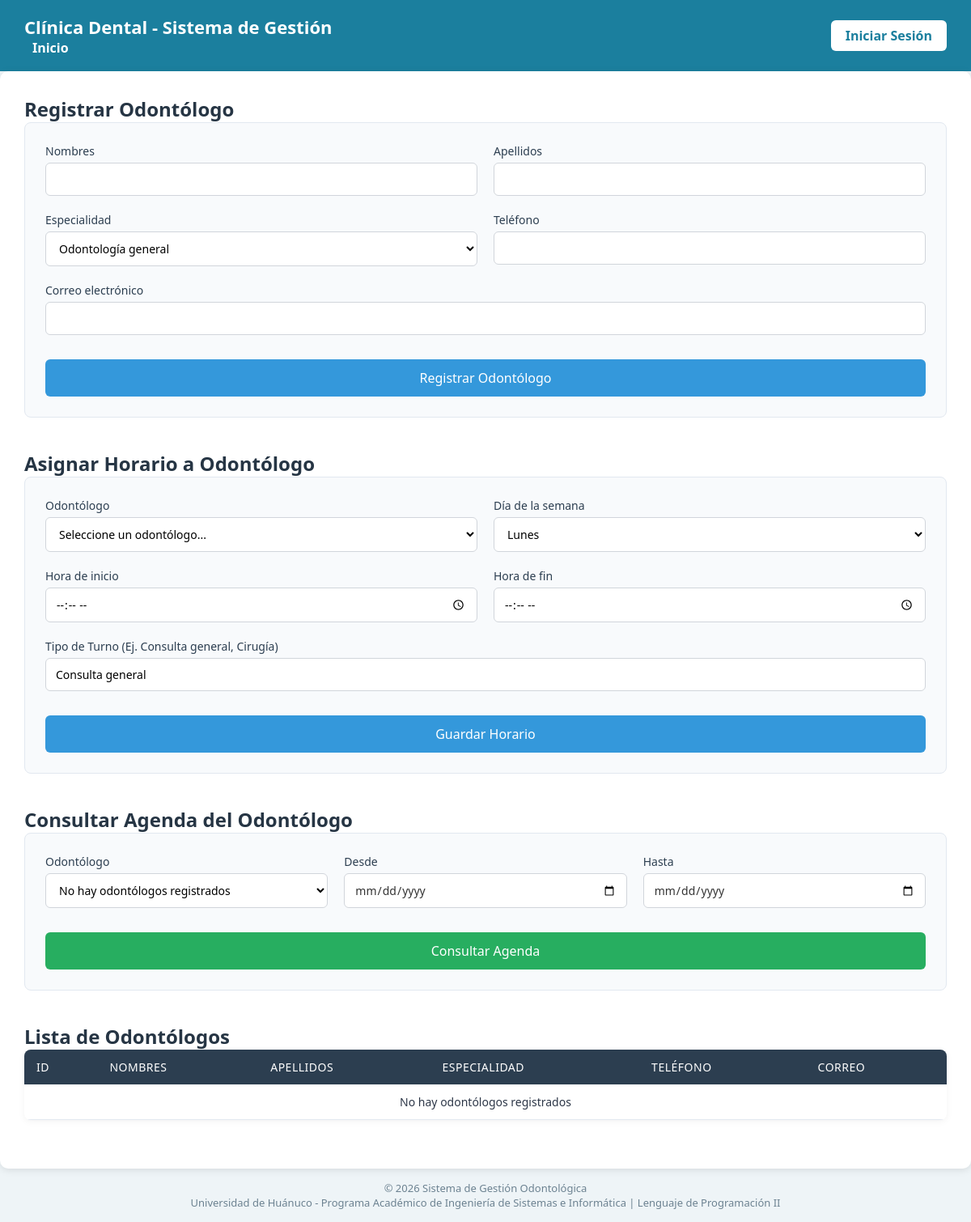
The app's page /vistas/odontologo.php, older data.
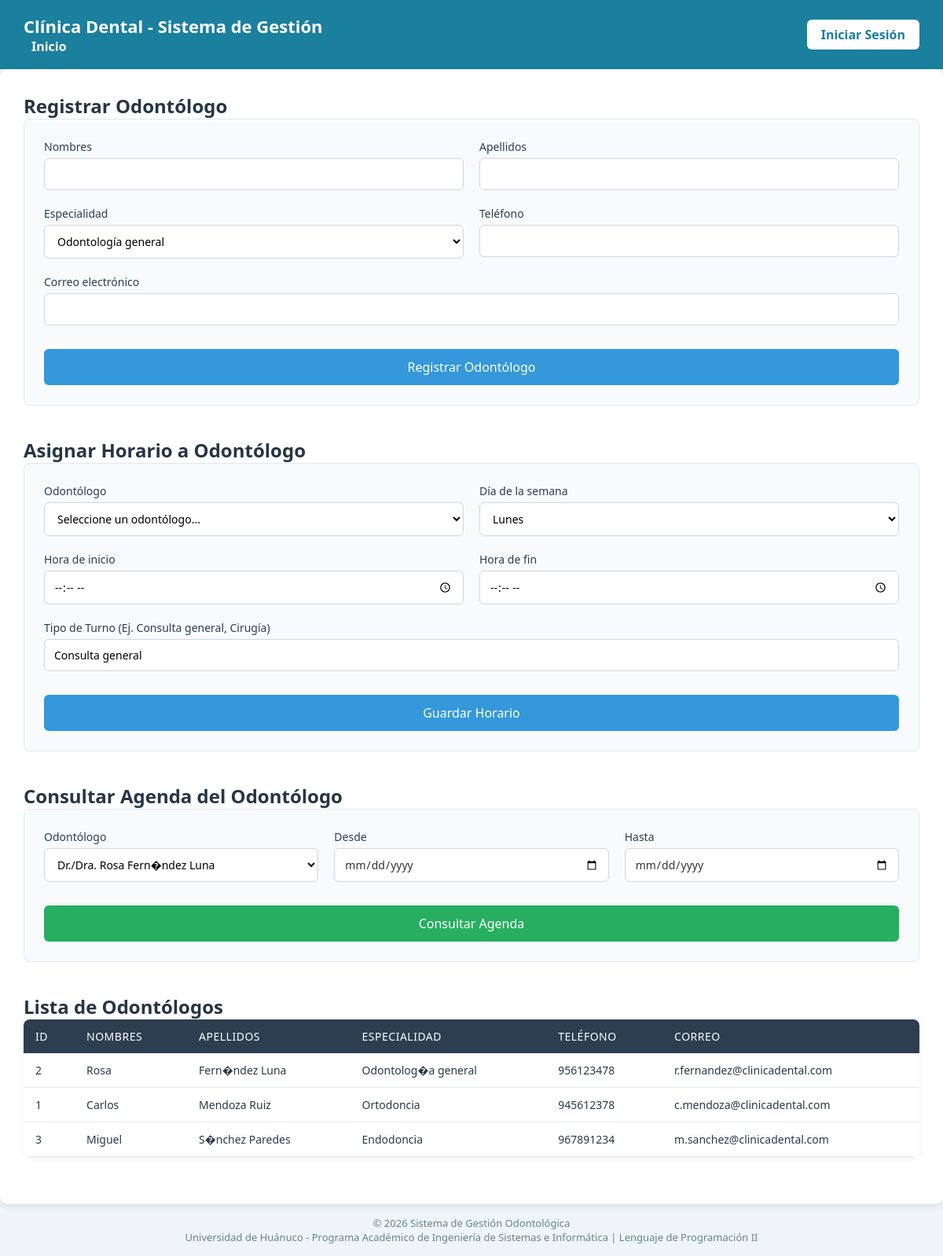
The same page, newer data.
### tables this page shows
CREATE TABLE odontologo (
    id_odontologo INT AUTO_INCREMENT PRIMARY KEY,
    nombres VARCHAR(80) NOT NULL,
    apellidos VARCHAR(80) NOT NULL,
    especialidad VARCHAR(80),
    telefono VARCHAR(20),
    correo VARCHAR(100)
);

### php/clases/Odontologo.php (called while the page is built, shortened)
<?php
require_once __DIR__ . '/../config/conexion.php';
class Odontologo {
    private $conexion;
    public function __construct() {
        $con = new Conexion();
        $this->conexion = $con->conectar();
    }
    public function listarOdontologos() {
        $sql = "SELECT * FROM odontologo ORDER BY apellidos ASC";
        $stmt = $this->conexion->prepare($sql);
        $stmt->execute();
        return $stmt->fetchAll();
    }
}

### php/config/conexion.php (called while the page is built, shortened)
<?php
class Conexion {
    private $host = "localhost";
    private $nombre_bd = "clinica_dental";
    private $usuario = "root";
    private $password = "";
    private $charset = "utf8mb4";
    public function conectar() {
        $dsn = "mysql:host={$this->host};dbname={$this->nombre_bd};charset={$this->charset}";
        $opciones = [
            PDO::ATTR_ERRMODE            => PDO::ERRMODE_EXCEPTION,
            PDO::ATTR_DEFAULT_FETCH_MODE => PDO::FETCH_ASSOC,
            PDO::ATTR_EMULATE_PREPARES   => false,
        ];
        try {
            $this->pdo = new PDO($dsn, $this->usuario, $this->password, $opciones);
            return $this->pdo;
        } catch (PDOException $e) {
            die("Error de conexión a la base de datos: " . $e->getMessage());
        }
    }
}

### vistas/odontologo.php (the view, shortened to what the changed rows need)
<?php
require_once __DIR__ . '/../php/clases/Odontologo.php';
$odontologo = new Odontologo();
$odontologos = $odontologo->listarOdontologos();
?>
<!DOCTYPE html>
<html lang="es">
<head>
    <link rel="stylesheet" href="../css/base.css">
    <link rel="stylesheet" href="../css/odontologos.css">
</head>
<body>
    <?php include 'incluir/header.php'; ?>
    <main>
        <h2>Registrar Odontólogo</h2>
       <h2>Asignar Horario a Odontólogo</h2>
        <h2>Consultar Agenda del Odontólogo</h2>
        <form action="../php/procesar/controladorOdontologo.php" method="GET" style="grid-template-columns: 1fr 1fr 1fr;">
            <div>
                <label for="id_odontologo">Odontólogo</label>
                <select id="id_odontologo" name="id_odontologo">
                    <?php if (empty($odontologos)): ?>
                        <option value="">No hay odontólogos registrados</option>
                    <?php else: ?>
                        <?php foreach ($odontologos as $odo): ?>
                            <option value="<?php echo $odo['id_odontologo']; ?>">
                                Dr./Dra. <?php echo htmlspecialchars($odo['nombres'] . ' ' . $odo['apellidos']); ?>
                            </option>
                        <?php endforeach; ?>
                    <?php endif; ?>
                </select>
            </div>
        </form>
        <h2>Lista de Odontólogos</h2>
        <table>
            <thead>
                <tr>
                    <th>ID</th>
                    <th>Nombres</th>
                    <th>Apellidos</th>
                    <th>Especialidad</th>
                    <th>Teléfono</th>
                    <th>Correo</th>
                </tr>
            </thead>
            <tbody>
                <?php if (empty($odontologos)): ?>
                    <tr>
                        <td colspan="6" style="text-align: center;">No hay odontólogos registrados</td>
                    </tr>
                <?php else: ?>
                    <?php foreach ($odontologos as $odo): ?>
                        <tr>
                            <td><?php echo htmlspecialchars($odo['id_odontologo']); ?></td>
                            <td><?php echo htmlspecialchars($odo['nombres']); ?></td>
                            <td><?php echo htmlspecialchars($odo['apellidos']); ?></td>
                            <td><?php echo htmlspecialchars($odo['especialidad']); ?></td>
                            <td><?php echo htmlspecialchars($odo['telefono']); ?></td>
                            <td><?php echo htmlspecialchars($odo['correo']); ?></td>
                        </tr>
                    <?php endforeach; ?>
                <?php endif; ?>
            </tbody>
        </table>
    </main>
</body>
</html>

Row changes from the older to the newer data that the page shows:
added odontologo: id_odontologo "2", nombres "Rosa", apellidos "Fern�ndez Luna", especialidad "Odontolog�a general", telefono "956123478", correo "r.fernandez@clinicadental.com"
added odontologo: id_odontologo "1", nombres "Carlos", apellidos "Mendoza Ruiz", especialidad "Ortodoncia", telefono "945612378", correo "c.mendoza@clinicadental.com"
added odontologo: id_odontologo "3", nombres "Miguel", apellidos "S�nchez Paredes", especialidad "Endodoncia", telefono "967891234", correo "m.sanchez@clinicadental.com"
Text that changed along with them:
form field id_odontologo: "No hay odontólogos registrados" → "Dr./Dra. Rosa Fern�ndez Luna"
text no longer shown: "No hay odontólogos registrados"
